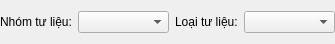
<?xml version="1.0" encoding="UTF-8"?>
<ui version="4.0">
 <class>PhanLoaiTuLieuWidget</class>
 <widget class="QWidget" name="PhanLoaiTuLieuWidget">
  <property name="geometry">
   <rect>
    <x>0</x>
    <y>0</y>
    <width>335</width>
    <height>44</height>
   </rect>
  </property>
  <property name="windowTitle">
   <string>PhanLoaiTuLieuWidget</string>
  </property>
  <layout class="QGridLayout" name="gridLayout">
   <property name="leftMargin">
    <number>0</number>
   </property>
   <property name="topMargin">
    <number>0</number>
   </property>
   <property name="rightMargin">
    <number>0</number>
   </property>
   <property name="bottomMargin">
    <number>0</number>
   </property>
   <item row="0" column="0">
    <widget class="QLabel" name="nhomTuLieuLabel">
     <property name="text">
      <string>Nhóm tư liệu:</string>
     </property>
    </widget>
   </item>
   <item row="0" column="1">
    <widget class="QComboBox" name="nhomTuLieuComboBox">
     <property name="sizePolicy">
      <sizepolicy hsizetype="Expanding" vsizetype="Fixed">
       <horstretch>0</horstretch>
       <verstretch>0</verstretch>
      </sizepolicy>
     </property>
    </widget>
   </item>
   <item row="0" column="2">
    <widget class="QLabel" name="loaiTuLieuLabel">
     <property name="text">
      <string>Loại tư liệu:</string>
     </property>
    </widget>
   </item>
   <item row="0" column="3">
    <widget class="QComboBox" name="loaiTuLieuComboBox">
     <property name="sizePolicy">
      <sizepolicy hsizetype="Expanding" vsizetype="Fixed">
       <horstretch>0</horstretch>
       <verstretch>0</verstretch>
      </sizepolicy>
     </property>
    </widget>
   </item>
  </layout>
 </widget>
 <layoutdefault spacing="6" margin="11"/>
 <resources/>
 <connections/>
</ui>
